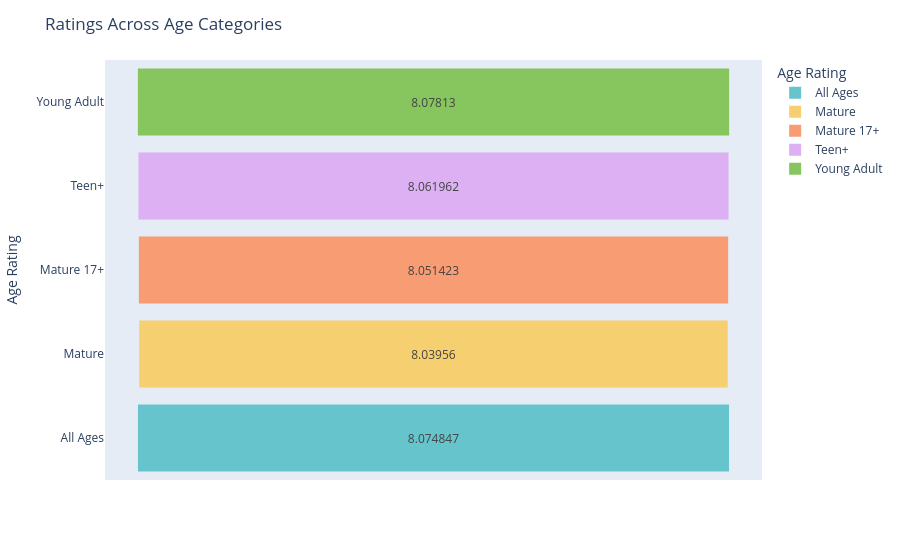

Notebook code cell kept with this figure:
### Markdown cell above
# Comic Production Trend Over Time Insights

1. **Stagnant Era from 2000 to 2008** : Production remained flat between ~210–245 comics annually for nearly a decade, suggesting the industry was in a consolidation phase with limited appetite for expanding output during the early 2000s.

2. **Explosive Growth Phase from 2009 to 2023** : Output nearly tripled — from ~245 to a peak of ~595 — over just 14 years.This sustained surge likely reflects the global boom in comic adaptations,streaming demand for source material, and the rise of webtoon and digital publishing platforms.

3. **All-Time Peak Reached in 2023** : Production hit its highest recorded point at approximately 595 comics in 2023,marking the climax of a decade-long growth run and setting a benchmark that   no prior year came close to matching.

4. **Sharp Decline from 2024 to 2026** : Output dropped steeply from ~595 (2023) to ~450 (2026) — a fall of roughly
   145 units in just three years. This rapid contraction may signal market saturation, reduced platform investment, or a post-pandemic content correction after years of overproduction.

5. **The 2026 Dip Warrants Close Monitoring** : At ~450 comics, 2026 production is back to 2015 levels, erasing over a decade of growth momentum. Whether this is a temporary correction or the start of a structural decline is the critical question — the next 2–3 data points will be decisive in determining the industry's trajectory.

### Code cell
# 3. Which age groups receive the highest ratings?

age=df.groupby('Age Rating')['Rating (out of 10)'].mean().reset_index()

fig=px.funnel(
    age,
    x='Rating (out of 10)',
    y='Age Rating',
    color='Age Rating',
    color_discrete_sequence=px.colors.qualitative.Pastel
)

fig.update_layout(title='Ratings Across Age Categories')
fig.show()

### Figure 1 — Plotly figure (JSON) as saved in the notebook; plotly's stock layout.template omitted (floating-point values rounded to 4 significant figures)
{"data": [{"hovertemplate": "Age Rating=%{y}<br>Rating (out of 10)=%{x}<extra></extra>", "legendgroup": "All Ages", "marker": {"color": "rgb(102, 197, 204)"}, "name": "All Ages", "orientation": "h", "showlegend": true, "type": "funnel", "x": [8.075], "xaxis": "x", "y": ["All Ages"], "yaxis": "y"}, {"hovertemplate": "Age Rating=%{y}<br>Rating (out of 10)=%{x}<extra></extra>", "legendgroup": "Mature", "marker": {"color": "rgb(246, 207, 113)"}, "name": "Mature", "orientation": "h", "showlegend": true, "type": "funnel", "x": [8.04], "xaxis": "x", "y": ["Mature"], "yaxis": "y"}, {"hovertemplate": "Age Rating=%{y}<br>Rating (out of 10)=%{x}<extra></extra>", "legendgroup": "Mature 17+", "marker": {"color": "rgb(248, 156, 116)"}, "name": "Mature 17+", "orientation": "h", "showlegend": true, "type": "funnel", "x": [8.051], "xaxis": "x", "y": ["Mature 17+"], "yaxis": "y"}, {"hovertemplate": "Age Rating=%{y}<br>Rating (out of 10)=%{x}<extra></extra>", "legendgroup": "Teen+", "marker": {"color": "rgb(220, 176, 242)"}, "name": "Teen+", "orientation": "h", "showlegend": true, "type": "funnel", "x": [8.062], "xaxis": "x", "y": ["Teen+"], "yaxis": "y"}, {"hovertemplate": "Age Rating=%{y}<br>Rating (out of 10)=%{x}<extra></extra>", "legendgroup": "Young Adult", "marker": {"color": "rgb(135, 197, 95)"}, "name": "Young Adult", "orientation": "h", "showlegend": true, "type": "funnel", "x": [8.078], "xaxis": "x", "y": ["Young Adult"], "yaxis": "y"}], "layout": {"legend": {"title": {"text": "Age Rating"}, "tracegroupgap": 0}, "margin": {"t": 60}, "title": {"text": "Ratings Across Age Categories"}, "xaxis": {"anchor": "y", "domain": [0, 1], "title": {"text": "Rating (out of 10)"}}, "yaxis": {"anchor": "x", "categoryarray": ["Young Adult", "Teen+", "Mature 17+", "Mature", "All Ages"], "categoryorder": "array", "domain": [0, 1], "title": {"text": "Age Rating"}}}}
